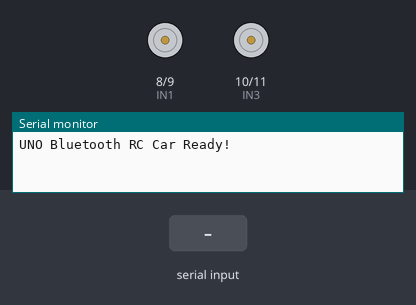
Simulated run of this sketch. Board: Arduino Uno, built with avr-gcc and run on an emulated ATmega328P. On the bench: motor-driver pin pairs drawn as motors (green arrow = first pin HIGH = forward, orange = second pin HIGH = backward, longer = more drive, scaled by the enable pin), the last lines printed to the serial monitor. Inputs (shaded band) come from the test bench.

Above: at 1.2 s.
1.3 s: "I" received over Serial
At 2.1 s:
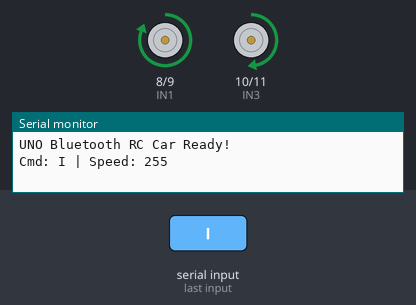
2.8 s: "J" received over Serial
At 3.2 s:
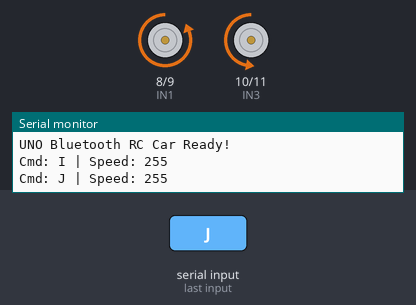
4.3 s: "G" received over Serial
At 5.5 s:
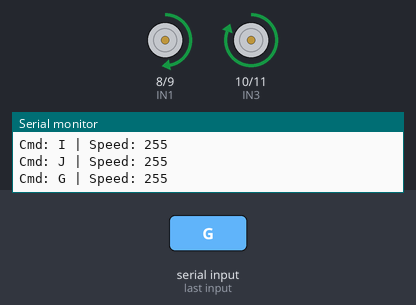
5.8 s: "H" received over Serial
At 6.7 s:
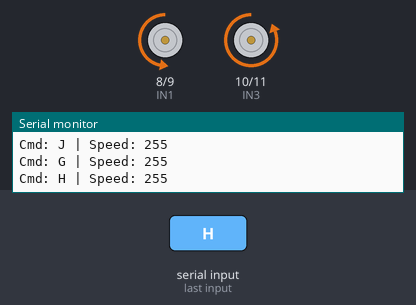
7.3 s: "F90\n" received over Serial
At 7.8 s:
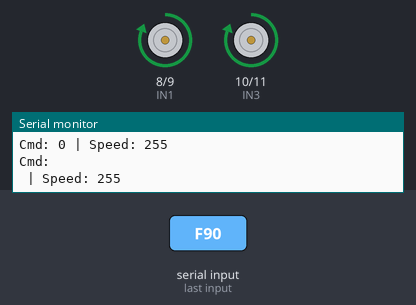
8.8 s: "B90\n" received over Serial
At 10.2 s:
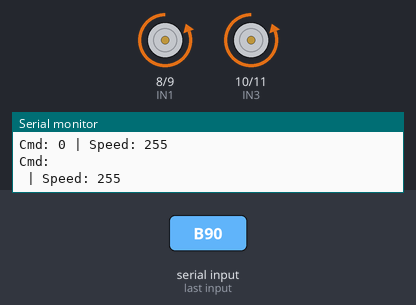
Timing chart, 0 to 11.3 s (numbered marks = the images above; inputs shaded):
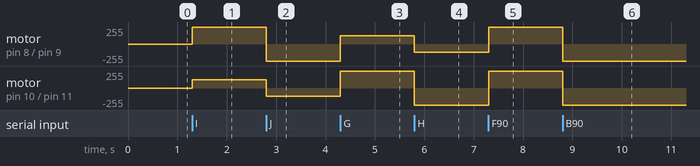

Measured:
- after the input at 1.3 s, motor on pin 8 (IN1) / pin 9 (IN2): stopped → forward 255/255 at once; motor on pin 10 (IN3) / pin 11 (IN4): stopped → forward 127/255 at once
- after the input at 2.8 s, motor on pin 8 (IN1) / pin 9 (IN2): forward 255/255 → backward 255/255 at once; motor on pin 10 (IN3) / pin 11 (IN4): forward 127/255 → backward 127/255 at once
- after the input at 4.3 s, motor on pin 8 (IN1) / pin 9 (IN2): backward 255/255 → forward 127/255 at once; motor on pin 10 (IN3) / pin 11 (IN4): backward 127/255 → forward 255/255 at once
- after the input at 5.8 s, motor on pin 8 (IN1) / pin 9 (IN2): forward 127/255 → backward 127/255 at once; motor on pin 10 (IN3) / pin 11 (IN4): forward 255/255 → backward 255/255 at once
- after the input at 7.3 s, motor on pin 8 (IN1) / pin 9 (IN2): backward 127/255 → forward 255/255 at once; motor on pin 10 (IN3) / pin 11 (IN4): backward 255/255 → forward 255/255 at once
- after the input at 8.8 s, motor on pin 8 (IN1) / pin 9 (IN2), motor on pin 10 (IN3) / pin 11 (IN4): forward 255/255 → backward 255/255 at once

The sketch:

L298N_Robo_race.ino
```cpp
// === Bluetooth RC Car for Arduino UNO + HC-05/06 ===
// L298N Motor Driver connections
const int ENA = 5;    // PWM pin for Left motors  (Enable A)
const int ENB = 6;    // PWM pin for Right motors (Enable B)
const int IN1 = 8;    // Left motor direction 1
const int IN2 = 9;    // Left motor direction 2
const int IN3 = 10;   // Right motor direction 1
const int IN4 = 11;   // Right motor direction 2

char BT;
int Speed = 255;

void setup() {
  Serial.begin(9600);          // match your HC-05/06 baud rate (default 9600)

  pinMode(ENA, OUTPUT);
  pinMode(ENB, OUTPUT);
  pinMode(IN1, OUTPUT);
  pinMode(IN2, OUTPUT);
  pinMode(IN3, OUTPUT);
  pinMode(IN4, OUTPUT);

  stop();                      // make sure motors are off
  Serial.println("UNO Bluetooth RC Car Ready!");
}

void loop() {
  if (Serial.available()) {
    BT = Serial.read();

    // ----- Speed control -----
    if (BT >= '0' && BT <= '9') Speed = map(BT - '0', 0, 9, 255, 950);
    if (BT == 'q') Speed = 255;

    // ----- Movement commands -----
    switch (BT) {
      case 'F': go_forward(); break;
      case 'B': go_backward(); break;
      case 'R': go_left();    break;
      case 'L': go_right();   break;
      case 'S': stop();       break;
      case 'I': forward_right();  break;
      case 'J': backward_right(); break;
      case 'G': forward_left();   break;
      case 'H': backward_left();  break;
    }

    Serial.print("Cmd: ");
    Serial.print(BT);
    Serial.print(" | Speed: ");
    Serial.println(Speed);
  }
}

// ---------- Motor Functions ----------
void go_forward() {
  digitalWrite(IN1, HIGH); digitalWrite(IN2, LOW);
  digitalWrite(IN3, HIGH); digitalWrite(IN4, LOW);
  analogWrite(ENA, Speed); analogWrite(ENB, Speed);
}

void go_backward() {
  digitalWrite(IN1, LOW);  digitalWrite(IN2, HIGH);
  digitalWrite(IN3, LOW);  digitalWrite(IN4, HIGH);
  analogWrite(ENA, Speed); analogWrite(ENB, Speed);
}

void go_left() {
  digitalWrite(IN1, LOW);  digitalWrite(IN2, HIGH);
  digitalWrite(IN3, HIGH); digitalWrite(IN4, LOW);
  analogWrite(ENA, Speed); analogWrite(ENB, Speed);
}

void go_right() {
  digitalWrite(IN1, HIGH); digitalWrite(IN2, LOW);
  digitalWrite(IN3, LOW);  digitalWrite(IN4, HIGH);
  analogWrite(ENA, Speed); analogWrite(ENB, Speed);
}

void stop() {
  digitalWrite(IN1, LOW); digitalWrite(IN2, LOW);
  digitalWrite(IN3, LOW); digitalWrite(IN4, LOW);
  analogWrite(ENA, 0);    analogWrite(ENB, 0);
}

void forward_right() {
  digitalWrite(IN1, HIGH); digitalWrite(IN2, LOW);
  digitalWrite(IN3, HIGH); digitalWrite(IN4, LOW);
  analogWrite(ENA, Speed); analogWrite(ENB, Speed / 2);
}

void backward_right() {
  digitalWrite(IN1, LOW);  digitalWrite(IN2, HIGH);
  digitalWrite(IN3, LOW);  digitalWrite(IN4, HIGH);
  analogWrite(ENA, Speed); analogWrite(ENB, Speed / 2);
}

void forward_left() {
  digitalWrite(IN1, HIGH); digitalWrite(IN2, LOW);
  digitalWrite(IN3, HIGH); digitalWrite(IN4, LOW);
  analogWrite(ENA, Speed / 2); analogWrite(ENB, Speed);
}

void backward_left() {
  digitalWrite(IN1, LOW);  digitalWrite(IN2, HIGH);
  digitalWrite(IN3, LOW);  digitalWrite(IN4, HIGH);
  analogWrite(ENA, Speed / 2); analogWrite(ENB, Speed);
}
```
